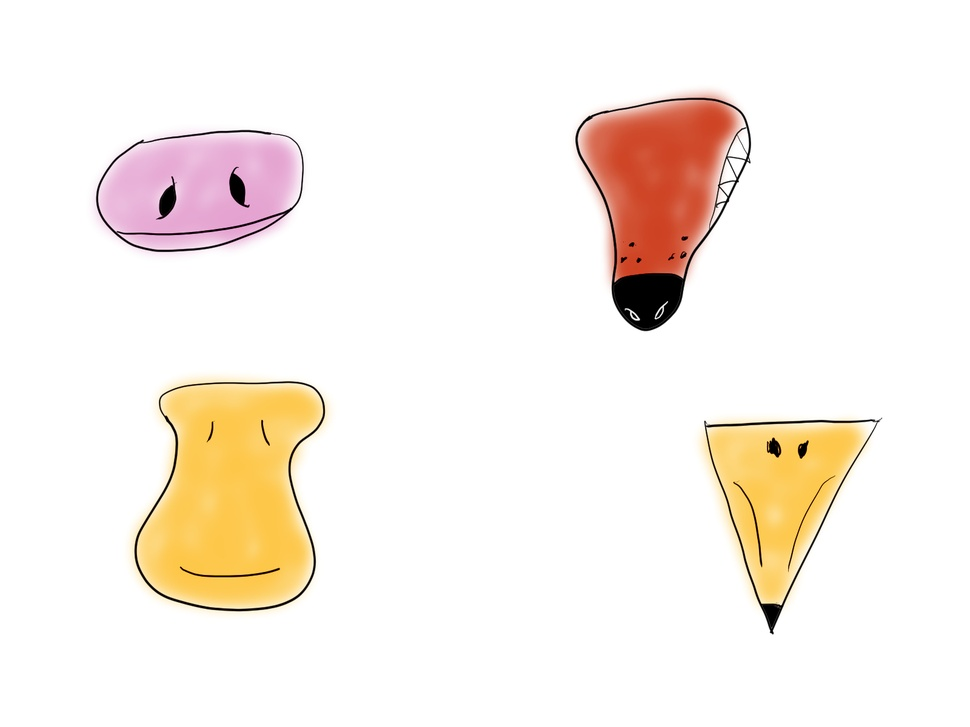
#> input picture Evolutiespel afbeeldingen gekleurd/Dieet kleur.jpg, 970 x 727 px, shrunk from 1600 x 1200 before the run
$ python process_colored_images.py
#> lines starting #> are read from the running program, lines starting #| are printed output that depends on the picture
#!/usr/bin/env python3
"""
Process colored images from the evolution game:
- Split composite images into individual parts
- Remove white background (make transparent)
- Center and crop to content
"""

from PIL import Image
import numpy as np
import os

INPUT_DIR = "Evolutiespel afbeeldingen gekleurd"
OUTPUT_DIR = "Evolutiespel afbeeldingen gekleurd transparant"

def ensure_output_dir():
    if not os.path.exists(OUTPUT_DIR):
        os.makedirs(OUTPUT_DIR)

def remove_white_background(img, threshold=240):
    """Remove white/near-white background using flood fill from edges.

    This preserves internal white areas (like eye whites) by only removing
    white pixels that are connected to the image edges.
    """
    # Convert to RGBA if not already
    if img.mode != 'RGBA':
        img = img.convert('RGBA')

    data = np.array(img)
    height, width = data.shape[:2]

    # Find pixels that are white or near-white
    r, g, b = data[:,:,0], data[:,:,1], data[:,:,2]
    is_white = (r > threshold) & (g > threshold) & (b > threshold)

    # Create mask for background (white pixels connected to edges)
    background_mask = np.zeros((height, width), dtype=bool)

    # Use flood fill from all edge pixels that are white
    from collections import deque

    visited = np.zeros((height, width), dtype=bool)
    queue = deque()

    # Add all white edge pixels to queue
    for x in range(width):
        if is_white[0, x]:
            queue.append((0, x))
            visited[0, x] = True
        if is_white[height-1, x]:
            queue.append((height-1, x))
            visited[height-1, x] = True

    for y in range(height):
        if is_white[y, 0]:
            queue.append((y, 0))
            visited[y, 0] = True
        if is_white[y, width-1]:
            queue.append((y, width-1))
            visited[y, width-1] = True

    # Flood fill to find all connected white pixels (the background)
    while queue:
        y, x = queue.popleft()
        background_mask[y, x] = True

        # Check 4 neighbors
        for dy, dx in [(-1, 0), (1, 0), (0, -1), (0, 1)]:
            ny, nx = y + dy, x + dx
            if 0 <= ny < height and 0 <= nx < width:
                if not visited[ny, nx] and is_white[ny, nx]:
                    visited[ny, nx] = True
                    queue.append((ny, nx))

    # Make only background white pixels transparent
    data[:,:,3] = np.where(background_mask, 0, 255)

    return Image.fromarray(data)

def crop_to_content(img, padding=10):
    """Crop image to content with optional padding."""
    # Get the alpha channel
    if img.mode != 'RGBA':
        img = img.convert('RGBA')

    # Find bounding box of non-transparent pixels
    bbox = img.getbbox()
    if bbox:
        # Add padding
        left = max(0, bbox[0] - padding)
        top = max(0, bbox[1] - padding)
        right = min(img.width, bbox[2] + padding)
        bottom = min(img.height, bbox[3] + padding)
        img = img.crop((left, top, right, bottom))

    return img

# [11 lines left out: function center_on_canvas, not called in this run]

def process_and_save(img, output_path):
    """Process image: remove background, crop to content, and save."""
    img = remove_white_background(img)
    img = crop_to_content(img)
    img.save(output_path, 'PNG')
    print(f"  Saved: {output_path}")
    return img

def split_2x2_grid(img_path, output_names, margin=80):
    """Split a 2x2 grid image into 4 separate images with margin to avoid overlap."""
#> called with margin = 80
    img = Image.open(img_path)
#> img is the input picture: PIL image 970x727 RGB; mean R, G, B 249.4, 241.5, 234.3
    w, h = img.size
#> w = 970; h = 727
    mid_w, mid_h = w // 2, h // 2
#> mid_w = 485; mid_h = 363

    # Add margin to avoid including parts of adjacent images
    regions = [
        (0, 0, mid_w - margin, mid_h - margin),           # top-left
        (mid_w + margin, 0, w, mid_h - margin),           # top-right
        (0, mid_h + margin, mid_w - margin, h),           # bottom-left
        (mid_w + margin, mid_h + margin, w, h),           # bottom-right
    ]

    for region, name in zip(regions, output_names):
        cropped = img.crop(region)
        output_path = os.path.join(OUTPUT_DIR, name)
        process_and_save(cropped, output_path)
#> this loop made 4 passes
#> pass 1, in remove_white_background, `r, g, b = data[:,:,0], data[:,:,1], data[:,:,2]`:
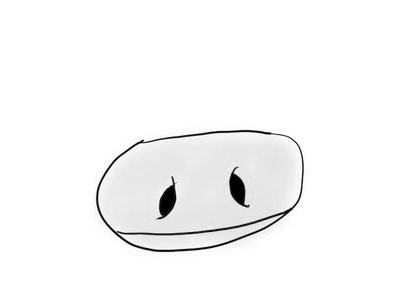
#> r: shape (283, 405); min 0, max 255, mean 247
#> pass 1, in remove_white_background, `r, g, b = data[:,:,0], data[:,:,1], data[:,:,2]`:
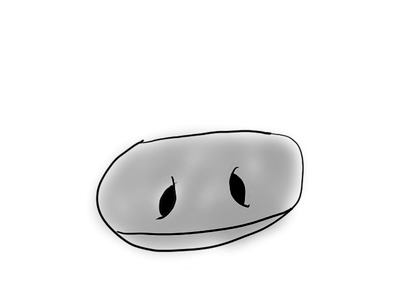
#> g: shape (283, 405); min 0, max 255, mean 238.5
#> after the loop:
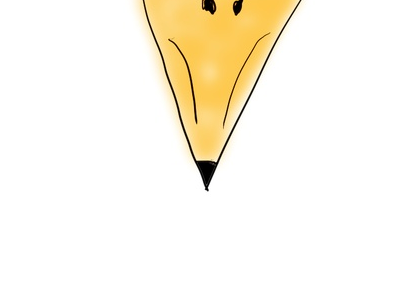
#> cropped: PIL image 405x284 RGB; mean R, G, B 251.6, 246.2, 233.8

def split_vertical(img_path, output_names, margin=80):
    """Split image vertically into 2 parts (top and bottom) with margin."""
    img = Image.open(img_path)
    w, h = img.size
    mid_h = h // 2

    regions = [
        (0, 0, w, mid_h - margin),      # top
        (0, mid_h + margin, w, h),      # bottom
    ]

    for region, name in zip(regions, output_names):
        cropped = img.crop(region)
        output_path = os.path.join(OUTPUT_DIR, name)
        process_and_save(cropped, output_path)

# [15 lines left out: function split_vertical_custom, not called in this run]

def split_ogen_kleur(img_path, output_names):
    """Special handling for Ogen kleur which has close-together images."""
    img = Image.open(img_path)
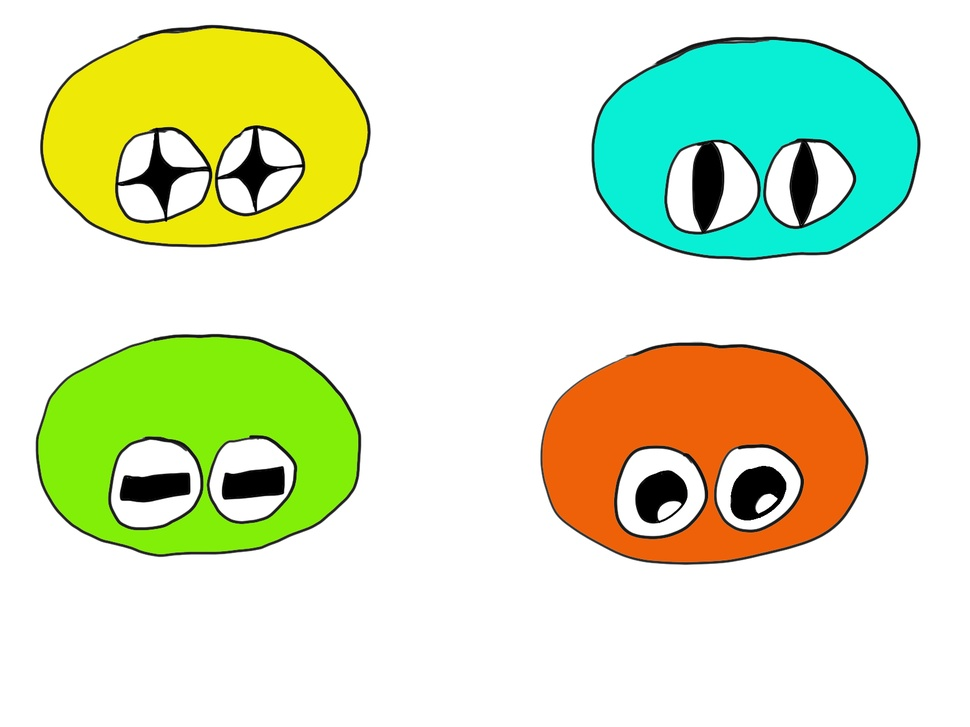
#> input picture Evolutiespel afbeeldingen gekleurd/Ogen kleur.jpg, 970 x 727 px, shrunk from 1600 x 1200 before the run
#> img is the input picture: PIL image 970x727 RGB; mean R, G, B 220.2, 231.7, 197.4
    w, h = img.size
#> w = 970; h = 727
    # Image is 1600x1200
    # Use explicit regions - bottom images need more headroom
    mid_w, mid_h = w // 2, h // 2
#> mid_w = 485; mid_h = 363

    regions = [
        (0, 0, mid_w - 20, mid_h - 50),              # top-left (night 1) - end a bit before middle
        (mid_w + 20, 0, w, mid_h - 50),              # top-right (day 1)
        (0, mid_h + 20, mid_w - 20, h),              # bottom-left (night 2) - start closer to middle
        (mid_w + 20, mid_h + 20, w, h),              # bottom-right (day 2)
    ]

    for region, name in zip(regions, output_names):
        cropped = img.crop(region)
        output_path = os.path.join(OUTPUT_DIR, name)
        process_and_save(cropped, output_path)
#> this loop made 4 passes
#> pass 1, in split_ogen_kleur, `cropped = img.crop(region)`:
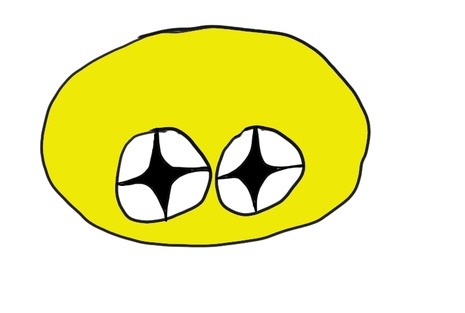
#> cropped: PIL image 465x313 RGB; mean R, G, B 238.1, 236.7, 171
#> pass 1, in remove_white_background (call 5), `r, g, b = data[:,:,0], data[:,:,1], data[:,:,2]`:
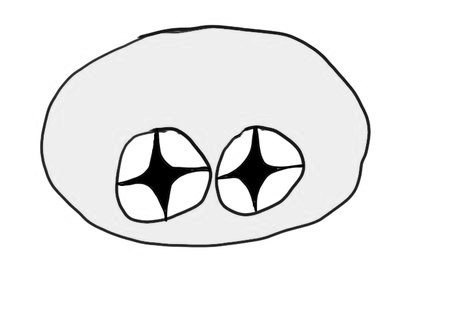
#> r: shape (313, 465); min 0, max 255, mean 238.1
#> after the loop:
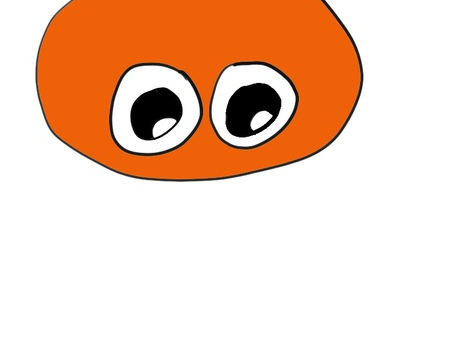
#> cropped: PIL image 465x344 RGB; mean R, G, B 240.5, 208.5, 188.5

# [23 lines left out: functions split_poten_kleur_2, process_single_image, not called in this run]

def main():
    ensure_output_dir()

    print("Processing Dieet kleur.jpg...")
    # Left column = herbivores (planten), Right column = carnivores (vlees)
    # Layout: top-left, top-right, bottom-left, bottom-right
    split_2x2_grid(
        os.path.join(INPUT_DIR, "Dieet kleur.jpg"),
        [
            "Dieet 1 planten 1 kleur.png",  # top-left (herbivore 1)
            "Dieet 3 vlees 1 kleur.png",    # top-right (carnivore 1)
            "Dieet 2 planten 2 kleur.png",  # bottom-left (herbivore 2)
            "Dieet 4 vlees 2 kleur.png",    # bottom-right (carnivore 2)
        ]
    )

    print("\nProcessing Ogen kleur.jpg...")
    # Left column = night eyes, Right column = day eyes
    split_ogen_kleur(
        os.path.join(INPUT_DIR, "Ogen kleur.jpg"),
        [
            "Ogen 3 nacht 1 kleur.png",     # top-left (night 1)
            "Ogen 1 dag 1 kleur.png",       # top-right (day 1)
            "Ogen 4 nacht 2 kleur.png",     # bottom-left (night 2)
            "Ogen 2 dag 2 kleur.png",       # bottom-right (day 2)
        ]
    )

    print("\nProcessing Poten kleur 1.jpg...")
    # Top = swimming pair 1, Bottom = flying pair 1
    split_vertical(
        os.path.join(INPUT_DIR, "Poten kleur 1.jpg"),
        [
            "Poten 3 zwemmen 1 kleur.png",  # top (swimming 1)
            "Poten 1 vliegen 1 kleur.png",  # bottom (flying 1)
        ]
    )

    print("\nProcessing Poten kleur 2.jpg...")
    # Top = flying pair 2, Bottom = swimming pair 2
    # These are very close together, use explicit regions
    split_poten_kleur_2(
        os.path.join(INPUT_DIR, "Poten kleur 2.jpg"),
        [
            "Poten 2 vliegen 2 kleur.png",  # top (flying 2)
            "Poten 4 zwemmen 2 kleur.png",  # bottom (swimming 2)
        ]
    )

    print("\nProcessing Lijf images...")
    lijf_files = [
        ("Lijf 1 kleur hard koudbloedig 1.jpg", "Lijf 1 hard koudbloedig 1 kleur.png"),
        ("Lijf 2 kleur hard koudbloedig 2.jpg", "Lijf 2 hard koudbloedig 2 kleur.png"),
        ("Lijf 3 kleur zacht warmbloedig 1.jpg", "Lijf 3 zacht warmbloedig 1 kleur.png"),
        ("Lijf 4 kleur zacht warmbloedig 2.jpg", "Lijf 4 zacht warmbloedig 2 kleur.png"),
    ]

    for input_name, output_name in lijf_files:
        input_path = os.path.join(INPUT_DIR, input_name)
        process_single_image(input_path, output_name)

    print("\nDone! All images saved to:", OUTPUT_DIR)

if __name__ == "__main__":
#> (the run stopped early here; a loop or call above may not have finished)
